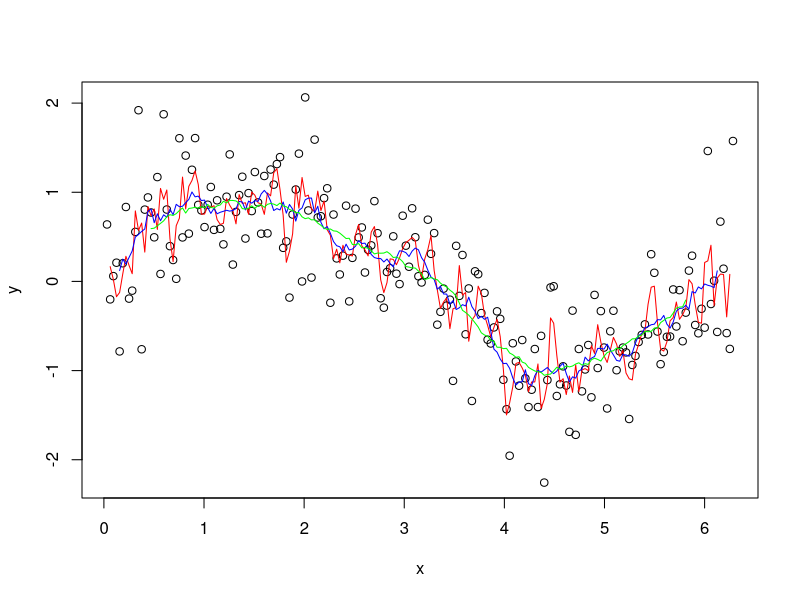
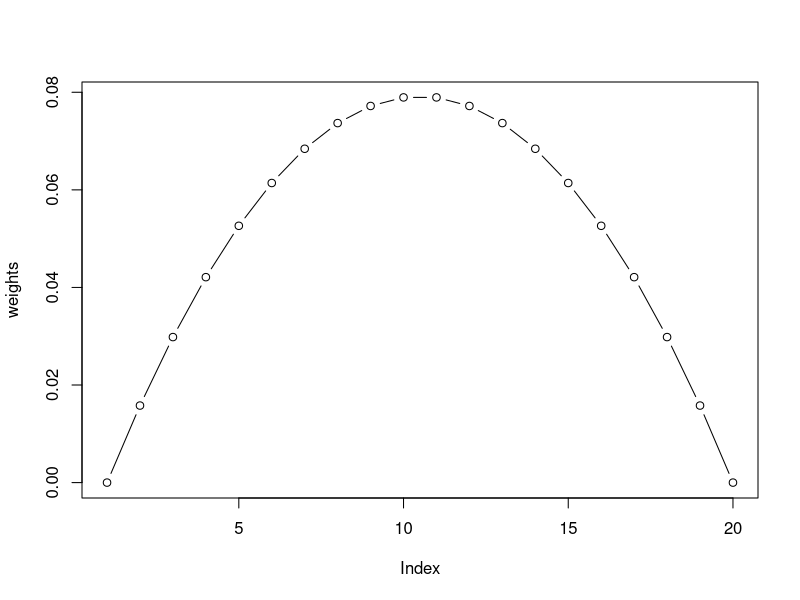
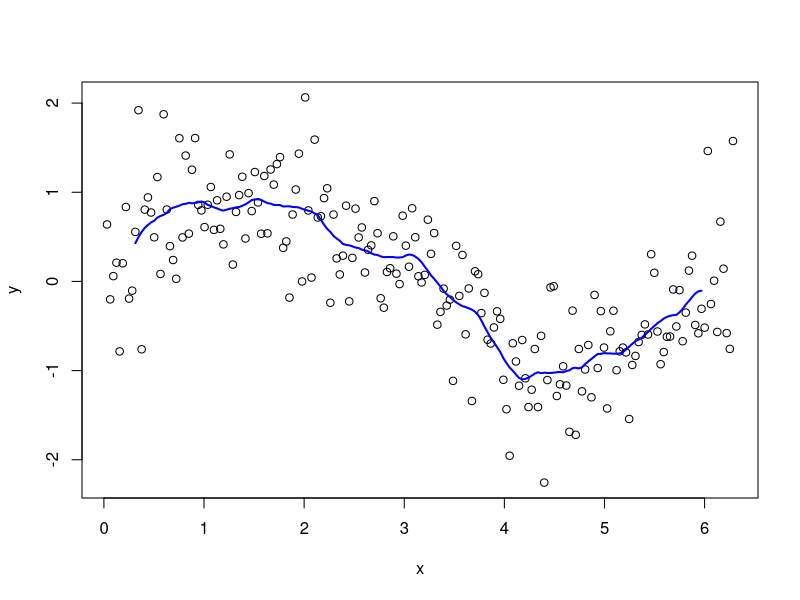
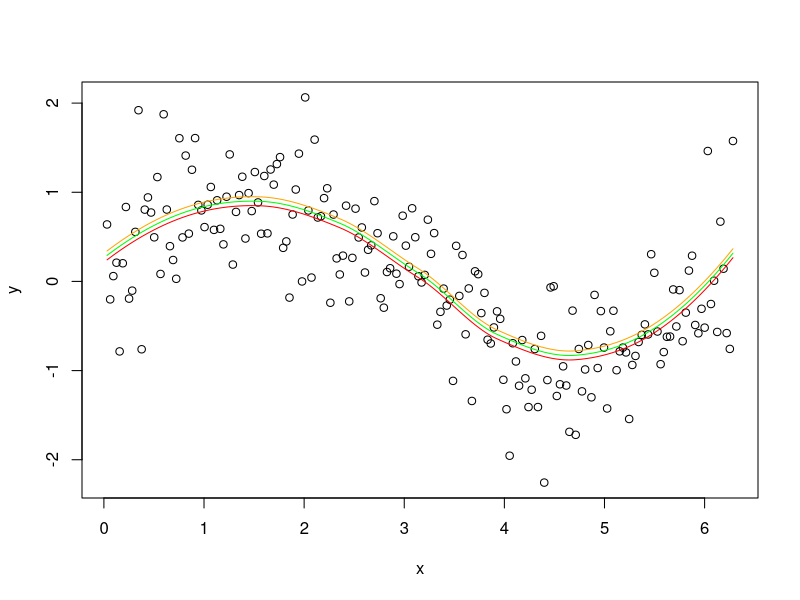
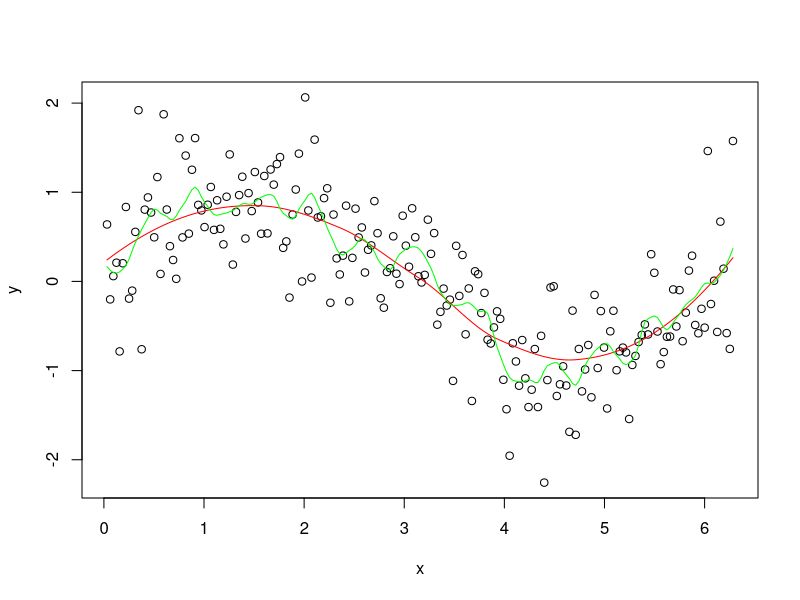
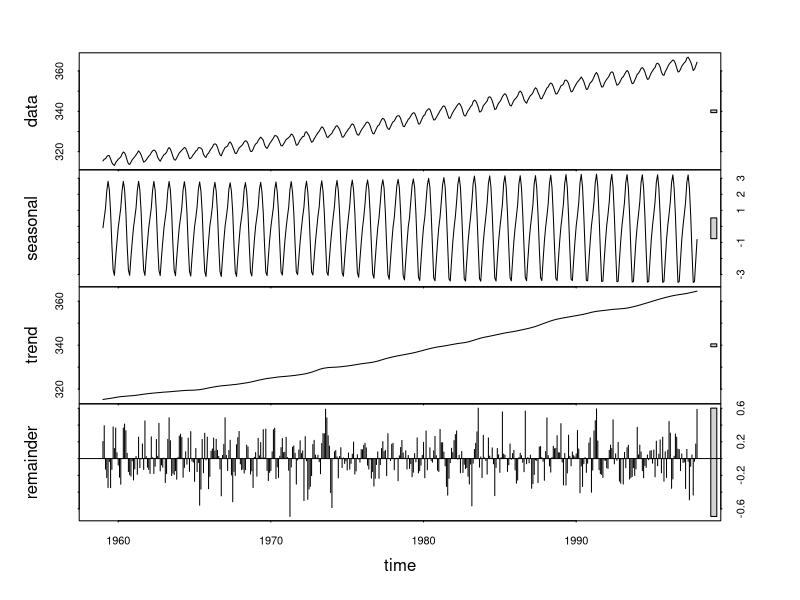
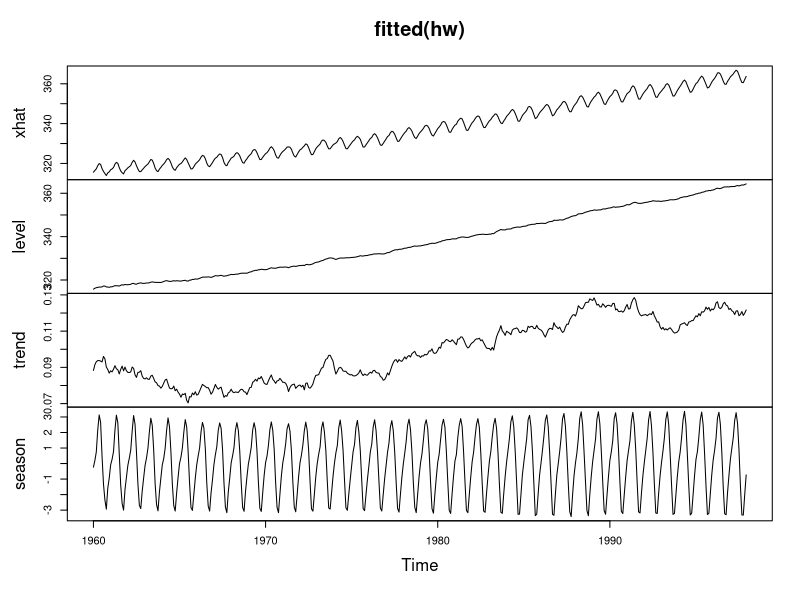
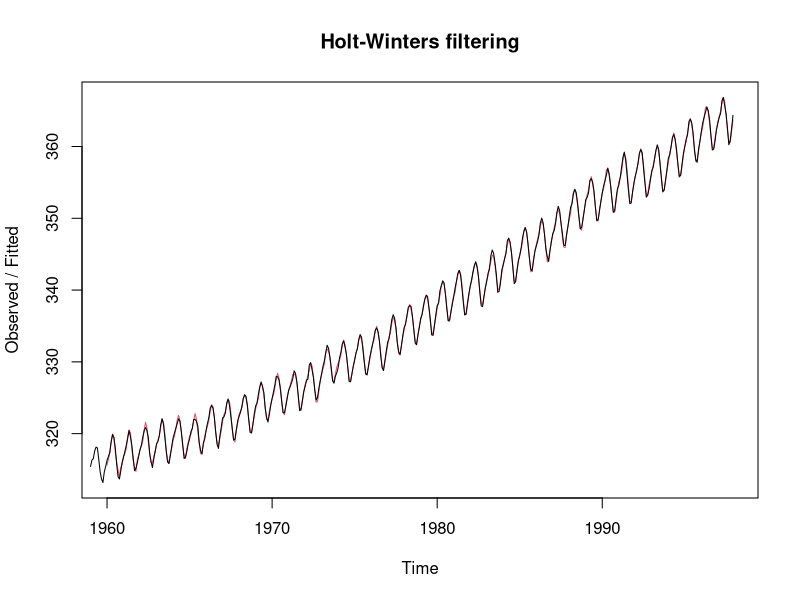

These charts were generated, in order, by the following R code:
## ---- chunk 1
set.seed(13531)
n = 200
x = (1:n)/n * 2 * pi
y = sin(x) + 0.5 * rnorm(n)
plot(x, y)
lines(x, filter(y, rep(1/3, 3)), col='red')
lines(x, filter(y, rep(1/10, 10)), col='blue')
lines(x, filter(y, rep(1/30, 30)), col='green')
## ---- chunk 2
weights = 1 - seq(-1, 1, length.out = 20)^2
weights = weights / sum(weights) # sum to 1
plot(weights, type = 'b')
plot(x, y)
lines(x, filter(y, weights), col='blue', lwd = 2)
## ---- chunk 3
plot(x, y)
lines(x, predict(loess(y ~ x)), col = 'red') # local linear trend
lines(x, .05 + predict(loess(y ~ x + x^2)), col = 'green') # local quadratic trend
lines(x, .10 + predict(loess(y ~ 0 * x)), col = 'orange') # mean
## ---- chunk 4
plot(x, y)
lines(x, predict(loess(y ~ x)), col = 'red') # default span: .75
lines(x, predict(loess(y ~ x, span = 0.1)), col = 'green') # narrow window
## ---- chunk 5
plot(stl(co2, 12))
hw = HoltWinters(co2)
plot(fitted(hw))
plot(hw)
